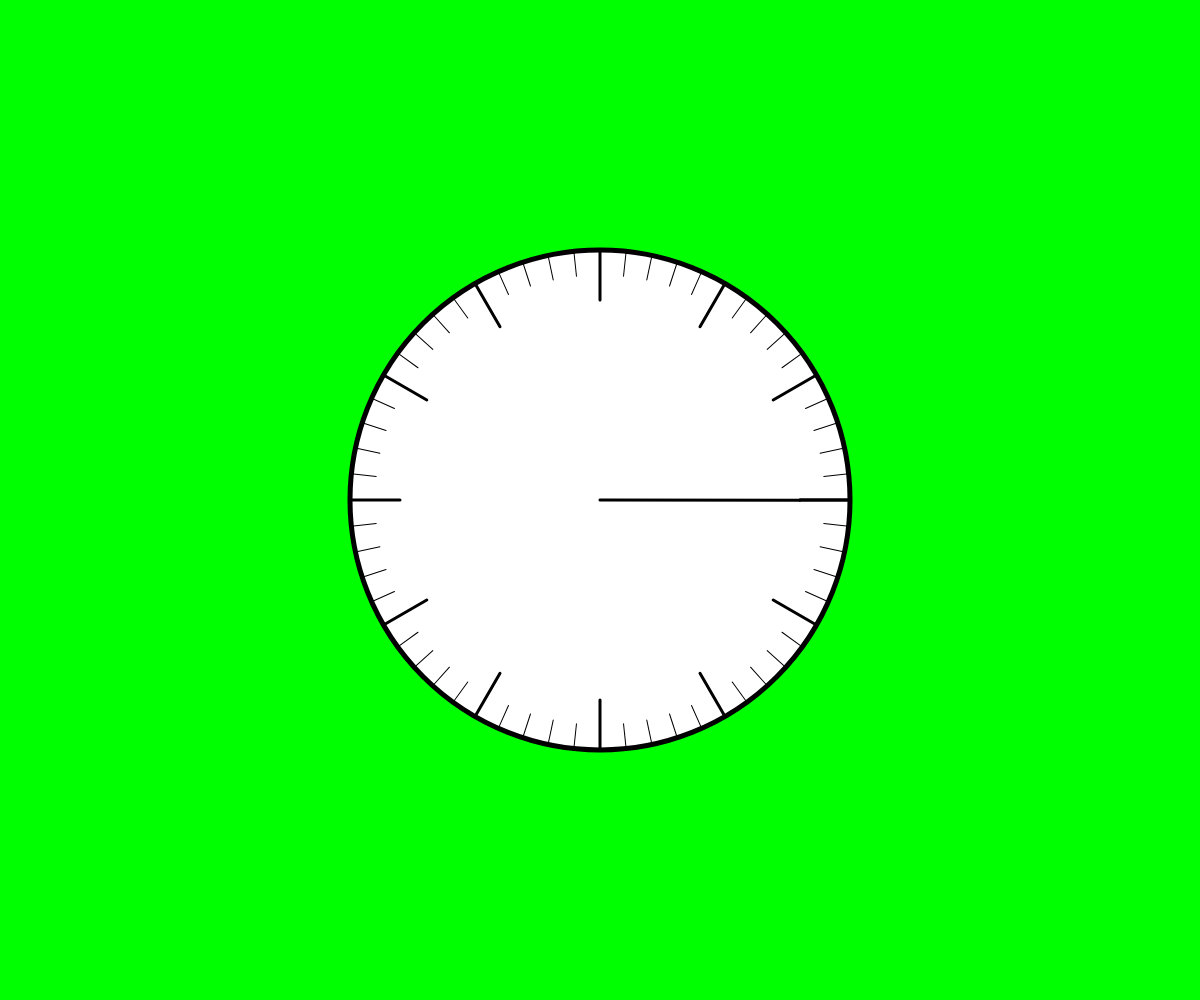
Frame 1 (no input)
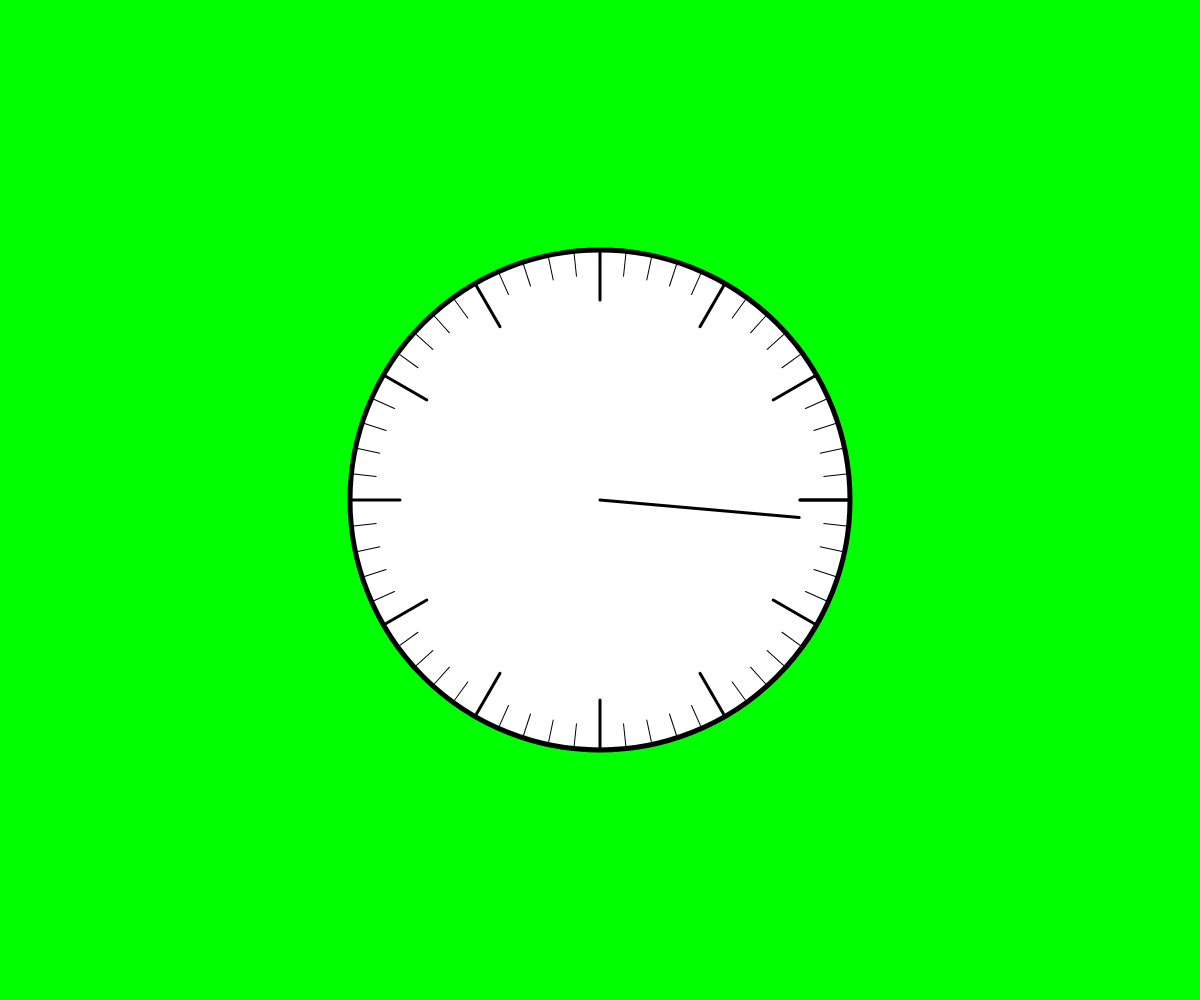
Frame 60 (no input)
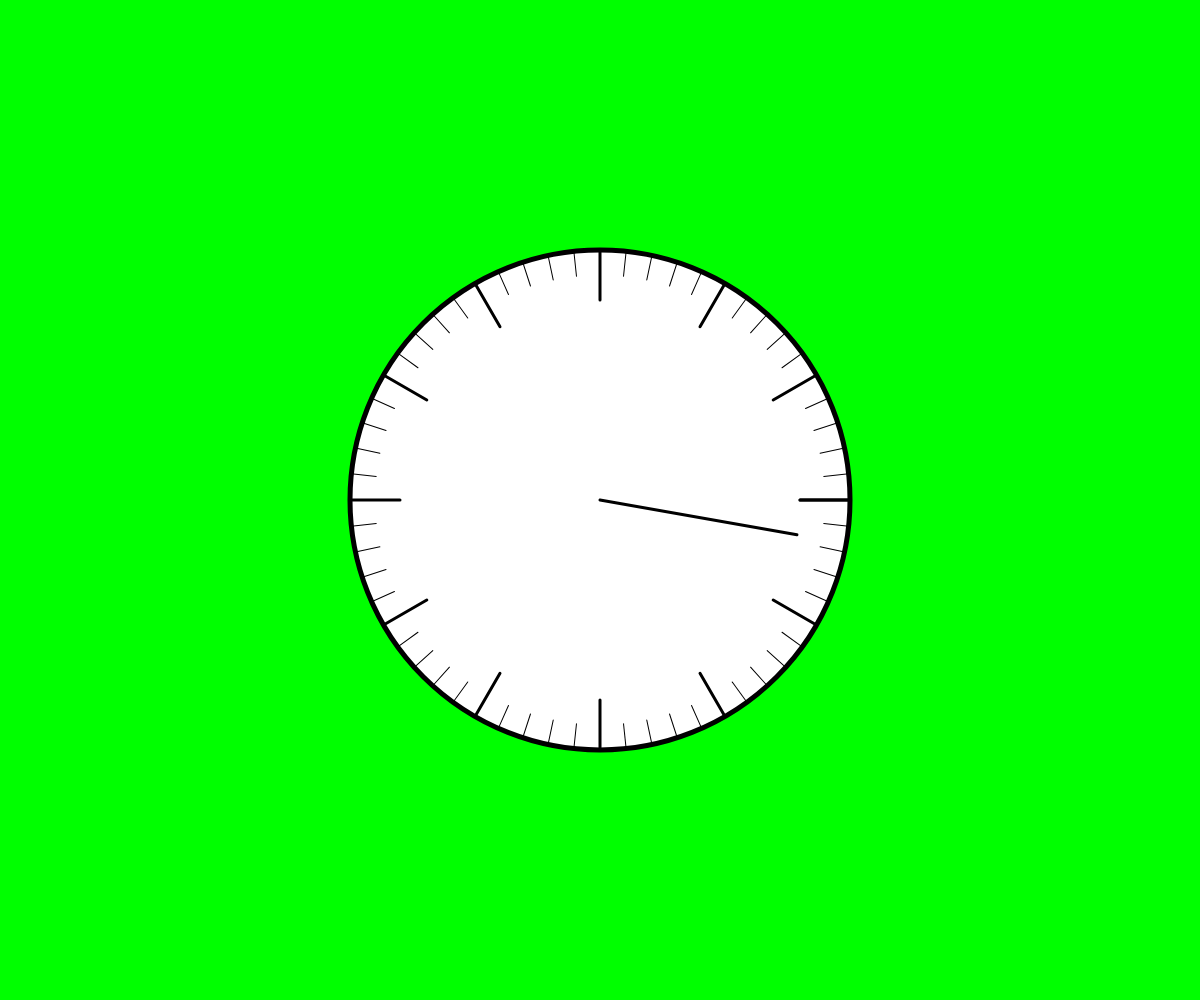
Frame 120 (the mouse pressed at the canvas centre since frame 60)

The p5.js sketch that drew these frames (run headless with seeded random() and noise() and a simulated clock; from frame 60 on, the mouse is pressed at the canvas centre):

// p5.js sketch
// ── sketch.js
// Project Title
// Your Name
// Date
//
// Extra for Experts:
// - describe what you did to take this project "above and beyond"

let clockDiameter = 500;

function setup() {
  createCanvas(windowWidth, windowHeight);
}

function draw() {
  background(0,255,0);
  drawClock(width/2,height/2);
  secondHand(width/2,height/2);
}

function drawClock(x,y) {
  fill(255);
  push();
  translate(x,y);
  strokeWeight(5);
  ellipse(0,0,clockDiameter,clockDiameter);
  for (let i = 0; i <= 360; i+= 6) {
    push();
    rotate(radians(i));
    if (i % 30 === 0) {
      strokeWeight(3);
      line(200,0,250,0);
    }
    else {
      strokeWeight(1);
      line(225,0,250,0);
    }
    pop();
  }
  pop();
}

function secondHand(x,y) {
  push();
  translate(x,y);
  rotate(radians(frameCount/12));
  strokeWeight(3);
  line(0,0,200,0)
  pop();
}
